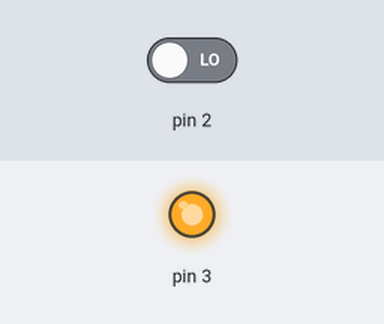
This sketch was run on a simulated Arduino Uno, built with avr-gcc and run on an emulated ATmega328P. Parts: output pins drawn as LEDs (lit = HIGH). The inputs (shaded band) are chosen by the test bench; at power-on: pin 2 LOW.

Above: at 1.2 s.
1.3 s: pin 2 driven HIGH
At 1.9 s:
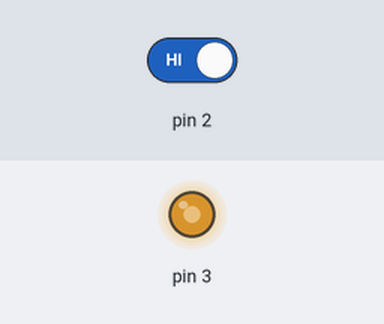
2.8 s: pin 2 driven LOW
At 4.2 s:
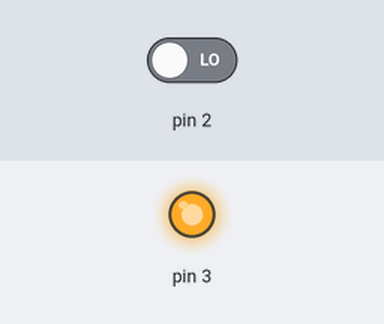
Timing chart, 0 to 5.8 s (numbered marks = the images above; inputs shaded):
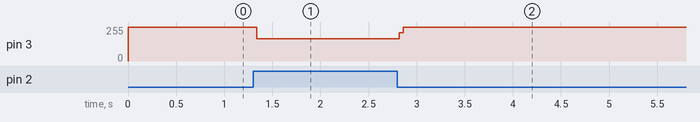

The sketch:

sketch_sep22b.ino
```cpp
int i = 1;
int button;
void setup() {
  // put your setup code here, to run once:

pinMode(2,INPUT);
pinMode(3,OUTPUT);
digitalWrite(3,HIGH);
}


void loop() {
  // put your main code here, to run repeatedly:
  button=digitalRead(2);

  if(i>0){
   if(button == 1){
     digitalWrite(3,LOW);
     i=i*-1;
  }
   else{
     digitalWrite(3,HIGH);
   }
  }
   if(i <0 ){
     if(button == 1){
     digitalWrite(3,i);
     i=i*-1;
    }
  }
   else{
     digitalWrite(3,-i);
  }


}
```

Measured:
- after the input at 1.3 s, pin 3: 255/255 → 168/255 at once
- after the input at 2.8 s, pin 3: 168/255 → 255/255 at once
